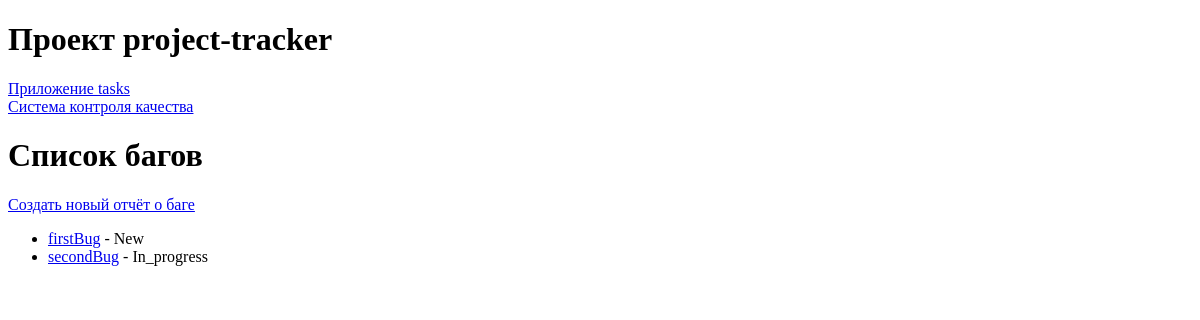
The app's page /quality_control/bugs/, older data.
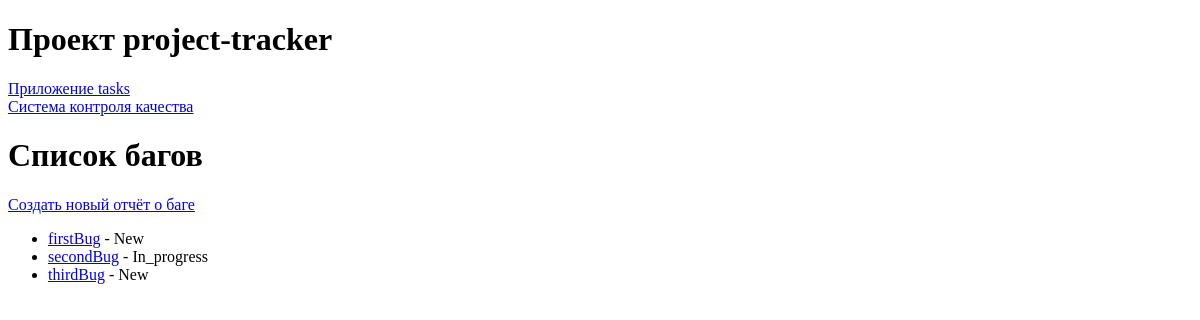
The same page, newer data.
### quality_control/models.py (models this page shows)
class BugReport(models.Model):
    STATUS_CHOICES = [
        ('New', 'Новый'),
        ('In_progress', 'В работе'),
        ('Completed', 'Завершён')
    ]
    PRIORITY_CHOICES = [
        ('1', 'Низший'),
        ('2', 'Низкий'),
        ('3', 'Средний'),
        ('4', 'Высокий'),
        ('5', 'Наивысший')
    ]
    title = models.CharField(max_length=100)
    description = models.TextField()
    project = models.ForeignKey(
        Project,
        on_delete=models.CASCADE
    )
    task = models.ForeignKey(
        Task,
        on_delete=models.SET_NULL,
        null=True,
        blank=True
    )
    status = models.CharField(
        max_length=50,
        choices=STATUS_CHOICES,
        default='New'
    )
    priority = models.CharField(
        max_length=50,
        choices=PRIORITY_CHOICES,
        default='1'
    )
    created_at = models.DateTimeField(auto_now_add=True)
    updated_at = models.DateTimeField(auto_now=True)

### quality_control/views.py (the view)
# urls.py: path('bugs/', views.BugsListView.as_view(), name='bug_list'),
class BugsListView(ListView):
    model = BugReport
    template_name = 'quality_control/bugs_list.html'

### quality_control/templates/quality_control/bugs_list.html
{% extends 'base/base.html' %}
{% block content %}
    <h1>Список багов</h1>
    <p><a href="{% url 'quality_control:create_bug_report' %}">Создать новый отчёт о баге</a></p>
    <ul>
        {% for bug in object_list %}
            <li><a href="{% url 'quality_control:bug_detail' bug.id %}">{{ bug.title }}</a> - {{ bug.status }}</li>
        {% endfor %}
    </ul>
{% endblock %}

Row changes from the older to the newer data that the page shows:
added BugReport: title "thirdBug", status "New"
